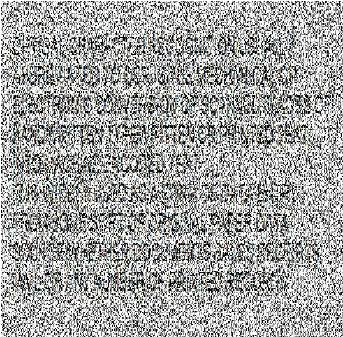
#> input picture images-2.jpeg, 343 x 337 px
$ python -i boundary.py   (imports and definitions only)   (older library calls are emulated)
#> lines starting #> are read from the running program, lines starting #| are printed output that depends on the picture
#> further down, picture is the input picture: shape (337, 343, 3); mean B, G, R 161.9, 162.8, 162.2
import cv2
import numpy as np

def apply_sobel(image, ksize=3):
    """Apply Sobel operator to find horizontal and vertical gradients."""
#> called with ksize = 3
    grad_x = cv2.Sobel(image, cv2.CV_64F, 1, 0, ksize=ksize)
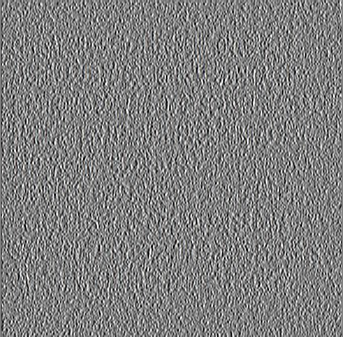
#> grad_x: shape (337, 343, 3) float64; mean B, G, R -0.9, -0.9, -0.9; drawn with min black and max white
    grad_y = cv2.Sobel(image, cv2.CV_64F, 0, 1, ksize=ksize)
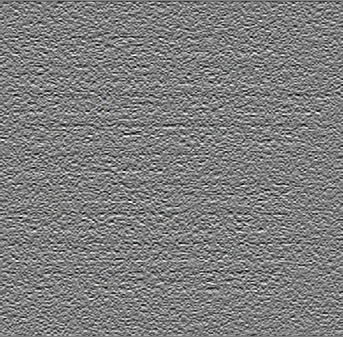
#> grad_y: shape (337, 343, 3) float64; mean B, G, R -0.9, -0.9, -0.9; drawn with min black and max white

    # Calculate magnitude
    magnitude = cv2.magnitude(grad_x, grad_y)
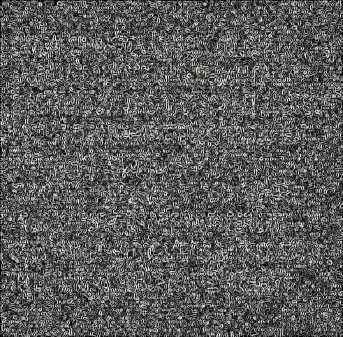
#> magnitude: shape (337, 343, 3) float64; mean B, G, R 399.9, 400.2, 400.1; drawn with min black and max white
    magnitude = cv2.normalize(magnitude, None, 0, 255, cv2.NORM_MINMAX, dtype=cv2.CV_8U)

    abs_grad_x = cv2.convertScaleAbs(grad_x)
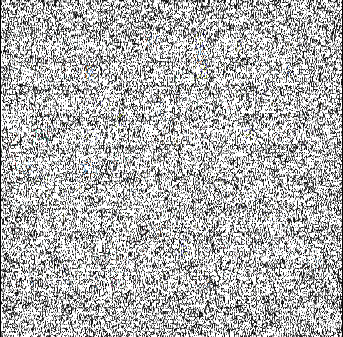
#> abs_grad_x: shape (337, 343, 3); mean B, G, R 178.5, 178.5, 178.5
    abs_grad_y = cv2.convertScaleAbs(grad_y)
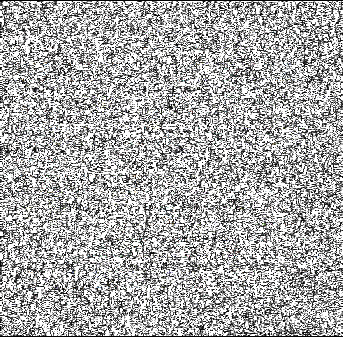
#> abs_grad_y: shape (337, 343, 3); mean B, G, R 169.9, 170, 170
    return magnitude, abs_grad_x, abs_grad_y

def apply_canny(image, low_threshold=50, high_threshold=150):
    """Apply Canny optimal edge detector."""
    return cv2.Canny(image, low_threshold, high_threshold)

# [61 lines left out: functions order_points, detect_document_boundary, perspective_transform, not called in this run]

>>> import cv2
>>> picture = cv2.imread('../images-2.jpeg')
>>> result = apply_sobel(picture)
